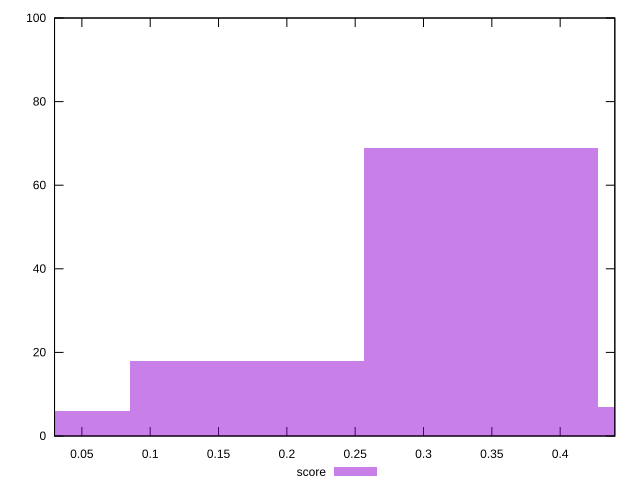

gnuplot code for this plot:
reset

$score <<EOF
0 6
0.3421848371374596 69
0.1710924185687298 18
0.5132772557061894 7
EOF

set key outside below
set boxwidth 0.1710924185687298
set xrange [0.03:0.44]
set yrange [0:100]
set trange [0:100]
set style fill transparent solid 0.5 noborder
set terminal svg size 640, 490 enhanced background rgb 'white'
set output "report_00009_2021-02-08T22-37-41.559Z/estimated-input-latency/samples/pages+cached/score/histogram.svg"

plot $score title "score" with boxes

reset
